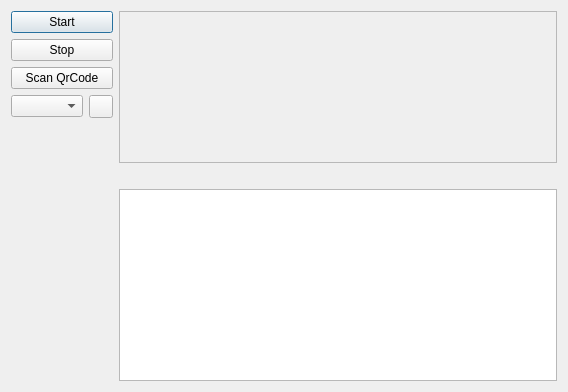
<?xml version="1.0" encoding="UTF-8"?>
<ui version="4.0">
 <class>Dialog</class>
 <widget class="QDialog" name="Dialog">
  <property name="geometry">
   <rect>
    <x>0</x>
    <y>0</y>
    <width>568</width>
    <height>392</height>
   </rect>
  </property>
  <property name="windowTitle">
   <string>Camera Scanner by Zaki</string>
  </property>
  <property name="windowIcon">
   <iconset resource="images.qrc">
    <normaloff>:/QrLogoZaki.png</normaloff>:/QrLogoZaki.png</iconset>
  </property>
  <layout class="QGridLayout" name="gridLayout">
   <item row="1" column="0">
    <spacer name="verticalSpacer">
     <property name="orientation">
      <enum>Qt::Vertical</enum>
     </property>
     <property name="sizeHint" stdset="0">
      <size>
       <width>20</width>
       <height>40</height>
      </size>
     </property>
    </spacer>
   </item>
   <item row="0" column="2" rowspan="2">
    <widget class="QScrollArea" name="scrollArea">
     <property name="widgetResizable">
      <bool>true</bool>
     </property>
     <widget class="QWidget" name="scrollAreaWidgetContents">
      <property name="geometry">
       <rect>
        <x>0</x>
        <y>0</y>
        <width>436</width>
        <height>158</height>
       </rect>
      </property>
     </widget>
    </widget>
   </item>
   <item row="0" column="0" colspan="2">
    <layout class="QVBoxLayout" name="verticalLayout">
     <item>
      <widget class="QPushButton" name="btnStart">
       <property name="text">
        <string>Start</string>
       </property>
       <property name="icon">
        <iconset resource="images.qrc">
         <normaloff>:/start.png</normaloff>:/start.png</iconset>
       </property>
      </widget>
     </item>
     <item>
      <widget class="QPushButton" name="btnStop">
       <property name="text">
        <string>Stop</string>
       </property>
       <property name="icon">
        <iconset resource="images.qrc">
         <normaloff>:/stop.png</normaloff>:/stop.png</iconset>
       </property>
      </widget>
     </item>
     <item>
      <widget class="QPushButton" name="btnScanne">
       <property name="text">
        <string>Scan QrCode</string>
       </property>
       <property name="icon">
        <iconset resource="images.qrc">
         <normaloff>:/QrCodeIcon.jpg</normaloff>:/QrCodeIcon.jpg</iconset>
       </property>
      </widget>
     </item>
     <item>
      <layout class="QHBoxLayout" name="horizontalLayout">
       <item>
        <widget class="QComboBox" name="listCameras"/>
       </item>
       <item>
        <widget class="QToolButton" name="toolButton">
         <property name="toolTip">
          <string>&lt;html&gt;&lt;head/&gt;&lt;body&gt;&lt;p&gt;Click to &lt;span style=&quot; color:#b82c36;&quot;&gt;Update&lt;/span&gt; List of Available Cameras&lt;/p&gt;&lt;/body&gt;&lt;/html&gt;</string>
         </property>
         <property name="text">
          <string/>
         </property>
         <property name="icon">
          <iconset resource="images.qrc">
           <normaloff>:/update icon.png</normaloff>:/update icon.png</iconset>
         </property>
        </widget>
       </item>
      </layout>
     </item>
    </layout>
   </item>
   <item row="2" column="2">
    <widget class="QLabel" name="labelQrCodeImage">
     <property name="frameShape">
      <enum>QFrame::NoFrame</enum>
     </property>
     <property name="text">
      <string/>
     </property>
    </widget>
   </item>
   <item row="3" column="2">
    <widget class="QTextEdit" name="displayQrCodeText">
     <property name="sizePolicy">
      <sizepolicy hsizetype="Preferred" vsizetype="Preferred">
       <horstretch>0</horstretch>
       <verstretch>0</verstretch>
      </sizepolicy>
     </property>
     <property name="readOnly">
      <bool>true</bool>
     </property>
    </widget>
   </item>
  </layout>
 </widget>
 <resources>
  <include location="images.qrc"/>
 </resources>
 <connections/>
</ui>
